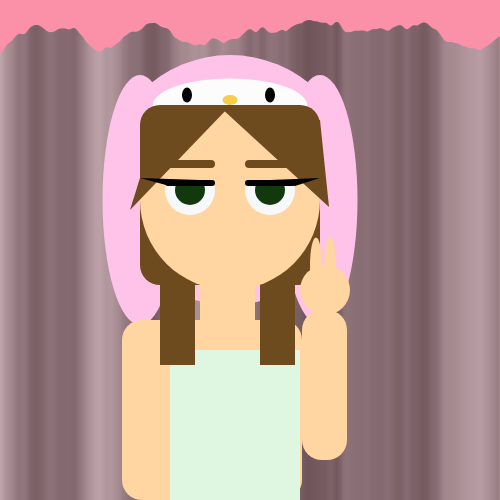
Frame 1 (no input)
Frame 60 (no input): identical to frame 1, image omitted
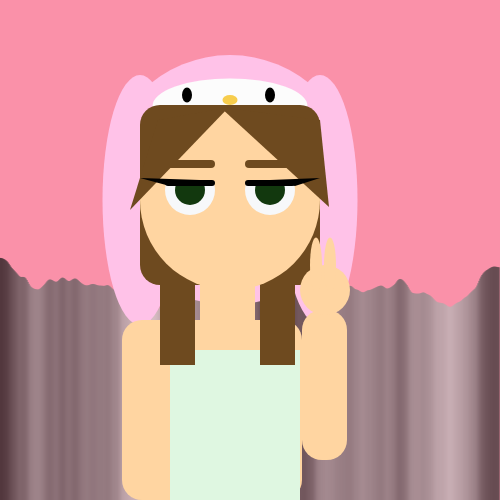
Frame 120 (the mouse pressed at the canvas centre since frame 60)

The p5.js sketch that drew these frames (run headless with seeded random() and noise() and a simulated clock; from frame 60 on, the mouse is pressed at the canvas centre):

// p5.js sketch
// ── sketch.js
function setup() {
  createCanvas(500, 500);
}

function draw() {
  let noiseScale=0.02;//set up for background melt
  
  background(250, 145, 169);
  
  //background melt thing
  for (let x=0; x < width; x++) {
    let noiseVal = noise((mouseX+x)*noiseScale, mouseY*noiseScale);
    stroke(noiseVal*255);
    line(x, mouseY+noiseVal*80, x, height);
  }
  //end of background melt code
  noStroke ();
  fill(255, 194, 232)//hat color
  
  circle(width*.46,width*.36,width*.50);//hat
  ellipse(width*.64, width*.40,width*.15,width*.50);//right ear
  ellipse(width*.28,width*.40, width*.15,width*.50);//left ear
   fill(252, 252, 252)//melody white face
  
  ellipse(width*.46, 106, 155, 55);//melody face shape
   fill(110, 74, 31)//hair color
  
  rect(140, 105, 180, 180, 20);//hair back
  
  fill(255, 213, 161)//skin color 
  
  circle(230, 200, 180);//head
  square(122, 320, 180, 20);//body
  rect(200, 270, 55, 50);//neck
  rect(302, 310, 45, 150, 20);//right arm
  circle(325, 290, 50);//hand
  ellipse(316, 265, 12, 55);//left finger
  ellipse(330, 265, 12, 55);//right finger
    fill(247, 248, 250)//eyeball white
  
  ellipse(190,190,50,50)//left eye
    ellipse(270,190,50,50)//right eye
  fill(18, 56, 14)//iris color
  ellipse(190,190,30,30)
  ellipse(270,190,30,30)
  
  fill(255, 213, 161)//skin color 
    
  rect(165, 165, 50, 17);//eyelid
rect(245, 165, 50, 17);//right eyelid
  fill(223, 247, 225)//shirt color
  
  rect(170,350,130,170)//shirt
  
    fill(110, 74, 31)//hair color
  
 rect(245,160,50,8,20)//right eyebrow 
  rect(165,160,50,8,20)//left eyebrow
  triangle(130, 210, 158, 120, 229, 107);//left bang
    triangle(329, 207, 320, 120, 220, 107);//right bang
  rect(160, 285, 35, 80);//left hair strand
  rect(260, 285, 35, 80);//left hair strand
   
   fill(0)//melody eyeballs
  
 ellipse(187, 95, 10, 15);//melody left eye
  ellipse(270, 95, 10, 15);//melody right eye
  fill(247, 205, 77)//melody nose}
  
   ellipse(230, 100, 15, 10);//nose
  fill(0)//eyeliner
  
  rect(165,180,50,6,20)//left eyeliner
  rect(245,180,50,6,20)//right eyeliner
  triangle(166, 185, 200, 180, 140, 178);//left wing
  triangle(295, 186, 270, 180, 320, 178);//right wing
}
